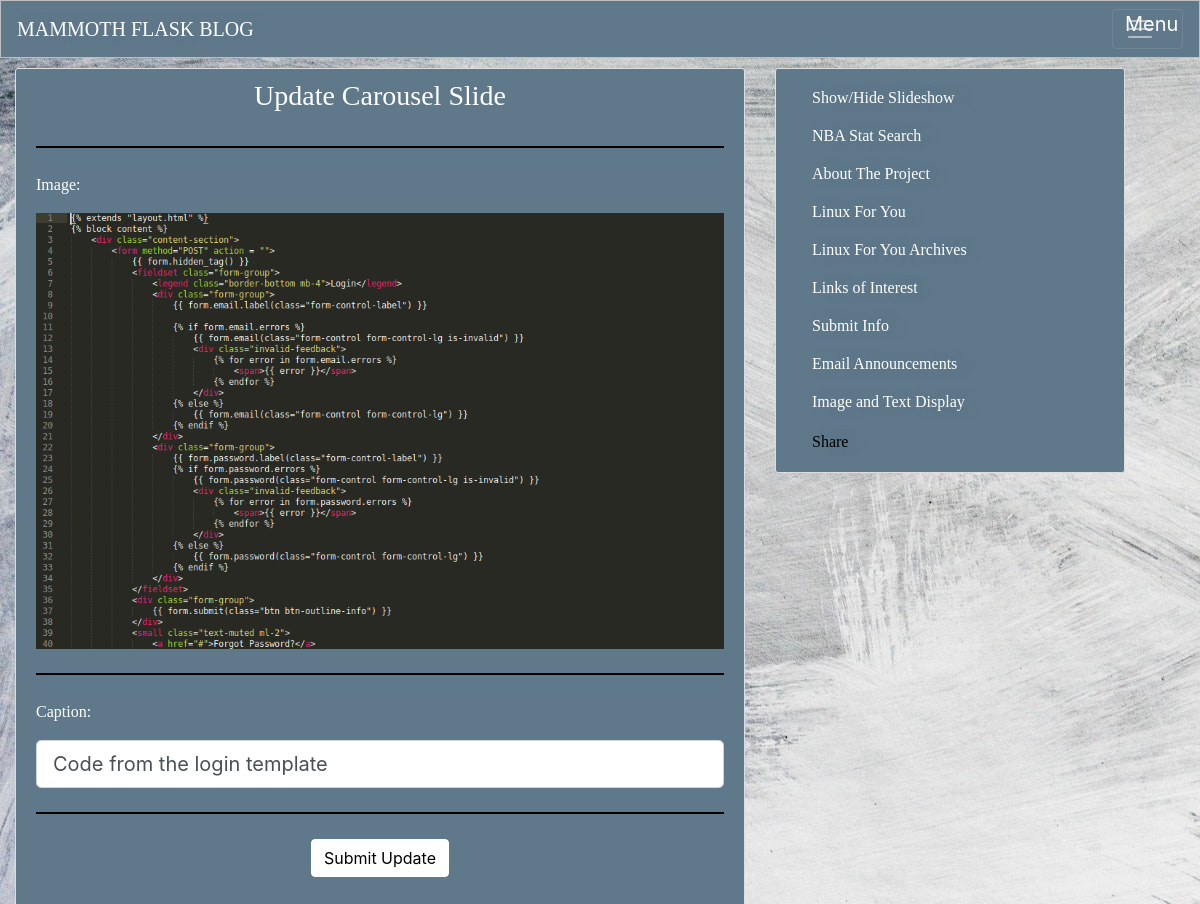
Screenshot of /carousel-slider/2/update (signed in) with the database file from the repository.
### mammothflaskblog/models.py (models this page shows, shortened)
class CarouselSlider(db.Model):
	id = db.Column(db.Integer, nullable=False, primary_key=True)
	caption = db.Column(db.String(500))
	image_filename = db.Column(db.String(300))

### mammothflaskblog/carousel_slider/routes.py (the view)
@carousel_slider.route("/carousel-slider/<int:slide_id>/update", methods=['GET', 'POST'])
@login_required
def update_carousel_slide(slide_id):
	carousel_slide = CarouselSlider.query.get_or_404(slide_id)
	form = CarouselForm()
	if form.validate_on_submit():
		carousel_slide.caption = form.caption.data
		db.session.commit()
		flash('Carousel slide has been updated :)', 'success')
		return redirect(url_for('carousel_slider.view_carousel_slides'))
	elif request.method == 'GET':
		form.caption.data = carousel_slide.caption
	return render_template('update_carousel_slide.html', title='Update Carousel Slide',
						   form=form, carousel_slide=carousel_slide, legend='Update Carousel Slide')

### mammothflaskblog/carousel_slider/forms.py
class CarouselForm(FlaskForm):
	caption = StringField('Caption', validators=[Length(max=500), DataRequired()])
	image_file = FileField('Image')
	submit_new = SubmitField('Submit New')
	submit_update = SubmitField('Submit Update')

### mammothflaskblog/models.py (called while the page is built)
@login_manager.user_loader
def load_user(user_id):
	return User.query.get(int(user_id))

### mammothflaskblog/templates/update_carousel_slide.html (shortened to what this page needs)
{% extends "layout.html" %}
{% block content %}
	<div class="content-section">
		<form method="POST" enctype="multipart/form-data" action = "">
			<fieldset class="form-group">
				<h3 class="bottom-border-line centered-text">Update Carousel Slide<br><br></h3>
				<div class="form-group bottom-border-line">
					<p>Image:</p>
					<img class="img-responsive" src="{{ url_for('static', filename=carousel_slide.image_filename) }}"> <br>
				</div>
				<div class="form-group bottom-border-line">
					<p>Caption:</p>
					{% if form.caption.errors %}
						{{ form.caption(class="form-control form-control-lg is-invalid") }}
						<div class="invalid-feedback">
							{% for error in form.caption.errors %}
								<span>{{ error }}</span>
							{% endfor %}
						</div><br>
					{% else %}
						{{ form.caption(class="form-control form-control-lg") }}<br>
					{% endif %}
				</div>
			<div class="form-group centered-text">
				{{ form.submit_update(class="btn btn-outline-info") }}
			</div>
			</fieldset>
		</form>
	</div>
{% endblock content %}

### mammothflaskblog/static/main.css (style rules this page uses)
body { background-image: url('images/backgroundimage.jpg'); background-attachment: fixed; position: absolute; color: #333333; }
h1, h2, h3, h4, h5, h6, p { color: #ffffff; font-family: Avantgarde; }
.btn { color: #000000; background: #fff; border-color: #fff; }
.centered-text { text-align: center; position: 50%; }
.bottom-border-line { border-bottom: 2px solid #e3e3e3; border-color: #000; margin-bottom: 25px; }
.img-responsive { max-width: 100%; height: auto; display: block; }
.content-section { background: #5f788a; padding: 10px 20px 10px 20px; border: 1px solid #dddddd; border-radius: 3px; margin-bottom: 20px; }

### rows the page displays
CarouselSlider: image_filename (picture), caption "Code from the login template"
